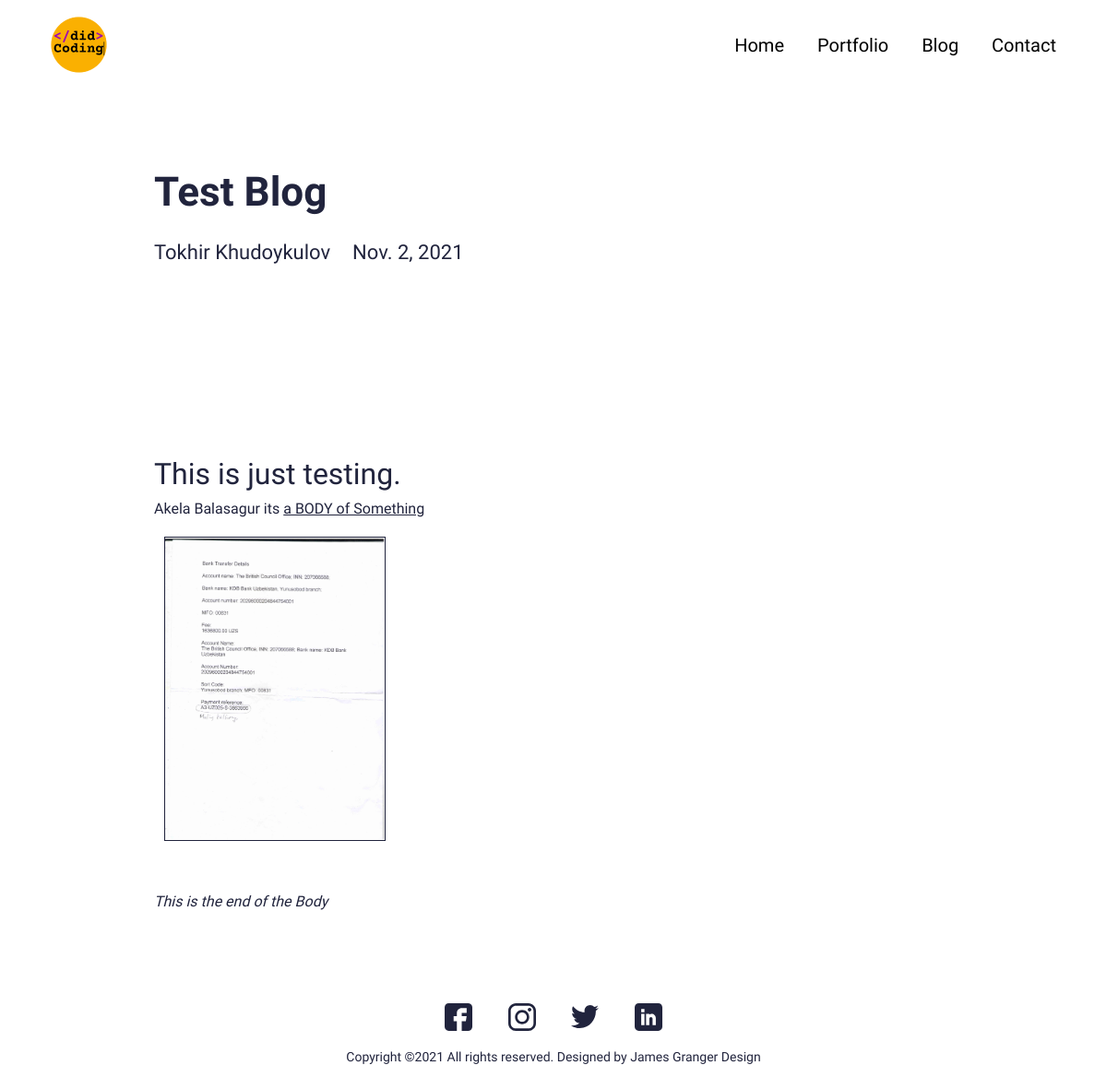
The page /blog/test-blog on the database its author committed.
### main/models.py (models this page shows, shortened)
class Blog(models.Model):
	class Meta:
		verbose_name_plural = 'Blog Profiles'
		verbose_name = 'Blog'
		ordering = ['timestamp']
	timestamp = models.DateTimeField(auto_now_add = True)
	author = models.CharField(max_length=200, blank=True, null=True)
	name = models.CharField(max_length=200, blank=True, null=True)
	description = models.CharField(max_length=500, blank=True, null=True)
	body = RichTextField(blank=True, null=True)
	slug = models.SlugField(null=True, blank=True)
	image = models.ImageField(blank=True, null=True, upload_to='blog')
	is_active = models.BooleanField(default=True)

### main/views.py (the view)
# urls.py: path('blog/<slug:slug>', BlogDetailView.as_view(), name='blog'),
class BlogDetailView(generic.DetailView):
	model = Blog
	template_name = 'main/blog-detail.html'

### resume_demo/context_processors.py (called while the page is built)
def project_context(request):
	context = {
		'me':User.objects.first(),
	}
	return context

### main/templates/main/blog-detail.html (shortened to what this page needs)
{% extends 'main/base.html' %}
{% load static %}
{% block content %}
<section>
  <div class="innerPageBannerCol">
    <div class="container">
      <div class="row g-4 g-md-3  align-items-center">
        <div class="col-md-6">
          <div class="bannerContent">
            <h1 class="xlTitle pb-md-3">{{object.name|title}}</h1>
          </div>
        </div>
      </div>
      <div class="row">
        <div class="col-md-auto">
          <div class="authorCol">
            <h4 class="smTitle pb-3">{{object.author|title}}</h4>
          </div>
        </div>
        <div class="col-md">
          <h4 class="smTitle pb-3">{{object.timestamp.date}}</h4>
        </div>
      </div>
    </div>
  </div>
</section>
<section>
  <div class="sectionSpaceSm">
    <div class="container">
      {{object.body|safe}}
    </div>
  </div>
</section>
{% endblock %}

### static/css/style.css (style rules this page uses)
:root { --primaryColor: #9C07B6; --primaryDarkColor: #3D0048; --primaryHoverColor: #900AA8; --secondaryColor: #F9B000; --baseColor: #21243D; --baseFont: 'Heebo', sans-serif; --titleFont: 'Courier Prime', monospace; --regular: 400; --medium: 500; --bold: 700; --black: 900; --lightBg: #F1F1F1; }
html { scroll-behavior: smooth; }
body { font-family: var(--baseFont); color: var(--baseColor); line-height: normal; }
img { max-width: 100%; }
.xlTitle { font-size: 44px; line-height: 1.3; font-weight: var(--bold); font-family: var(--titleFont) }
.smTitle { font-size: 22px; line-height: normal; font-weight: var(--regular); font-family: var(--titleFont) }
.sectionSpaceSm { padding: 35px 0; }
.innerPageBannerCol { padding: 180px 0 150px; }
@media (min-width:992px) { .container, .container-lg, .container-md, .container-sm, .container-xl, .container-xxl { max-width: 890px; } }

### rows shown on the page
Blog: name "Test Blog", author "Tokhir Khudoykulov", timestamp "Nov. 2, 2021", body "This is just testing. Akela Balasagur its a BODY of Something This is the end of the Body", body (picture)
